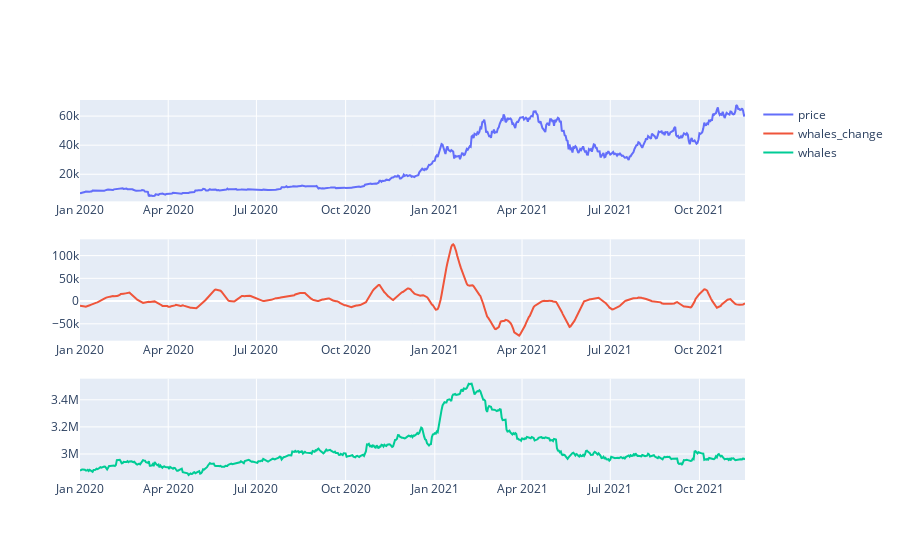

Write notebook code for a chart like this one.
### Code cell
plot_whale_change(data, 1000, 14 ,28)

### Figure 1 — Plotly figure (JSON) as saved in the notebook; plotly's stock layout.template omitted (floating-point values rounded to 4 significant figures; data arrays with more than 128 entries replaced by an {"elided": "..."} marker saying what was removed)
{"data": [{"name": "price", "type": "scatter", "x": {"elided": "687 str values"}, "xaxis": "x", "y": {"elided": "687 float values"}, "yaxis": "y"}, {"name": "whales_change", "type": "scatter", "x": {"elided": "687 str values"}, "xaxis": "x2", "y": {"elided": "687 float values"}, "yaxis": "y2"}, {"name": "whales", "type": "scatter", "x": {"elided": "687 str values"}, "xaxis": "x3", "y": {"elided": "687 float values"}, "yaxis": "y3"}], "layout": {"xaxis": {"anchor": "y", "domain": [0, 1]}, "xaxis2": {"anchor": "y2", "domain": [0, 1]}, "xaxis3": {"anchor": "y3", "domain": [0, 1]}, "yaxis": {"anchor": "x", "domain": [0.7333, 1]}, "yaxis2": {"anchor": "x2", "domain": [0.3667, 0.6333]}, "yaxis3": {"anchor": "x3", "domain": [0, 0.2667]}}}
